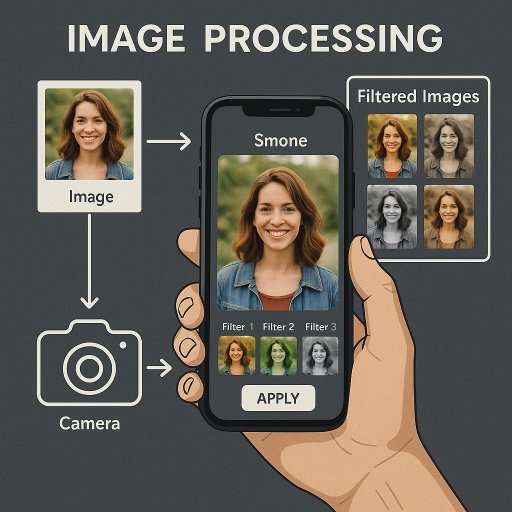
#> input picture image.png, 1024 x 1024 px (shown at 1/2 size)
$ python -i filters.py   (imports and definitions only)
#> lines starting #> are read from the running program, lines starting #| are printed output that depends on the picture
#> further down, picture is the input picture: shape (1024, 1024, 3); mean B, G, R 85.3, 92.8, 96.9
import cv2
import numpy as np

# [9 lines left out: functions edge_detection, grayscale_quantization, not called in this run]

def contrast_enhancement(frame):
    lab = cv2.cvtColor(frame, cv2.COLOR_BGR2LAB)
#> lab: shape (1024, 1024, 3); mean of channels 0, 1, 2 98.9, 128.5, 132.5
    l, a, b = cv2.split(lab)
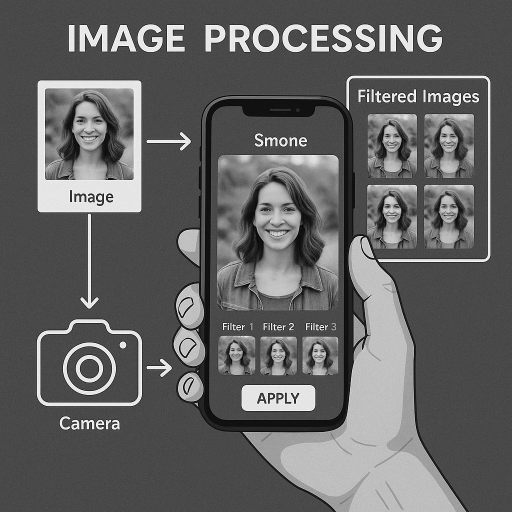
#> l: shape (1024, 1024) (shown at 1/2 size); min 0, max 255, mean 98.9
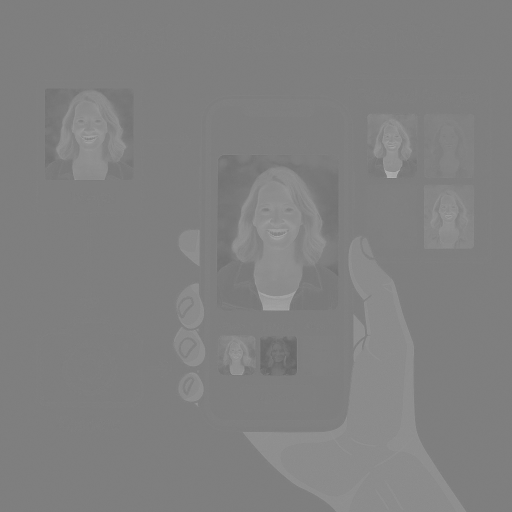
#> a: shape (1024, 1024) (shown at 1/2 size); min 96, max 188, mean 128.5
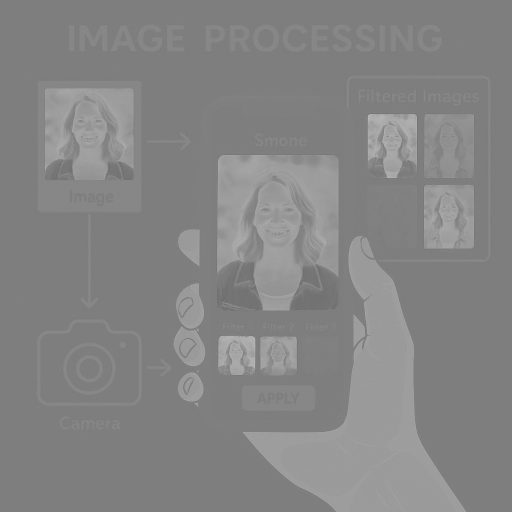
#> b: shape (1024, 1024) (shown at 1/2 size); min 98, max 195, mean 132.5
    clahe = cv2.createCLAHE(clipLimit=3.0, tileGridSize=(8, 8))
    cl = clahe.apply(l)
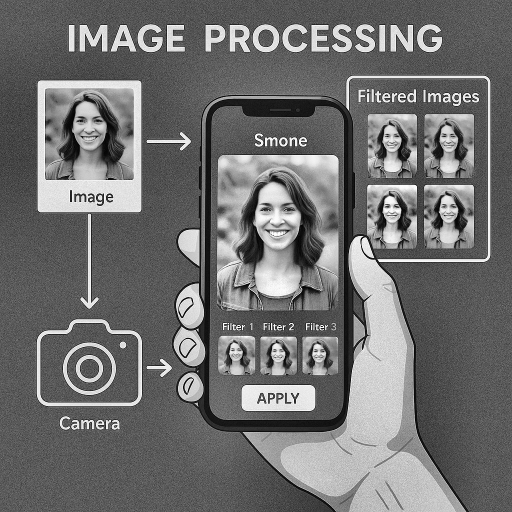
#> cl: shape (1024, 1024) (shown at 1/2 size); min 0, max 255, mean 111.6
    enhanced_lab = cv2.merge((cl, a, b))
#> enhanced_lab: shape (1024, 1024, 3); mean of channels 0, 1, 2 111.6, 128.5, 132.5
    return cv2.cvtColor(enhanced_lab, cv2.COLOR_LAB2BGR)
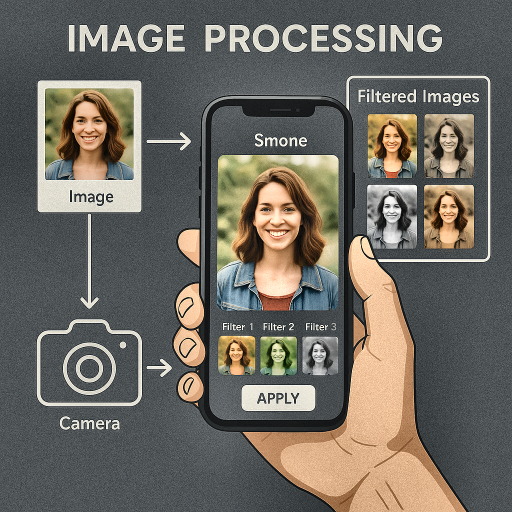
#> returned value: shape (1024, 1024, 3) (shown at 1/2 size); mean B, G, R 97.5, 105.3, 109.1

def soft_polished(frame, kernel_size):
    return cv2.GaussianBlur(frame, (kernel_size, kernel_size), 0)

# [88 lines left out: functions cartoon_filter, sepia_filter, vignette_filter, apply_filter, not called in this run]

>>> import cv2
>>> picture = cv2.imread('../image.png')
>>> result = contrast_enhancement(picture)
